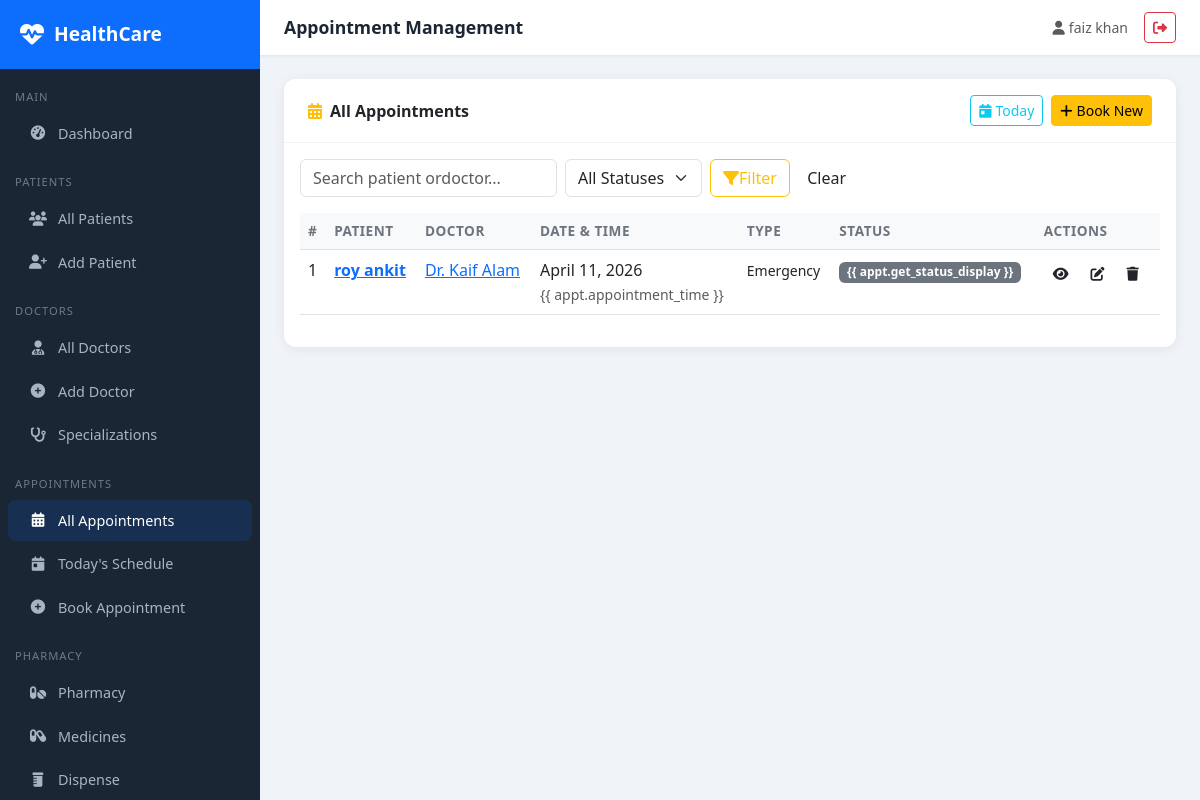
The page /appointments/ (signed in) on the database its author committed.
### healthcare_dashboard/appointments/models.py (models this page shows, shortened)
class Appointment(models.Model):
    STATUS_CHOICES = [
        ('scheduled', 'Scheduled'),
        ('confirmed', 'Confirmed'),
        ('completed', 'Completed'),
        ('cancelled', 'Cancelled'),
        ('no_show', 'No Show'),
    ]
    TYPE_CHOICES = [
        ('consultation', 'Consultation'),
        ('follow_up', 'Follow Up'),
        ('emergency', 'Emergency'),
        ('routine_checkup', 'Routine Checkup'),
        ('lab_test', 'Lab Test'),
        ('surgery', 'Surgery'),
    ]
    patient = models.ForeignKey(Patient, on_delete=models.CASCADE, related_name='appointments')
    doctor = models.ForeignKey(Doctor, on_delete=models.CASCADE, related_name='appointments')
    appointment_date = models.DateField()
    appointment_time = models.TimeField()
    appointment_type = models.CharField(
        max_length=30,
        choices=TYPE_CHOICES,
        default='consultation',
    )
    status = models.CharField(max_length=20, choices=STATUS_CHOICES, default='scheduled')
    reason = models.TextField(blank=True)
    notes = models.TextField(blank=True)
    follow_up_date = models.DateField(null=True, blank=True)
    created_at = models.DateTimeField(auto_now_add=True)
    updated_at = models.DateTimeField(auto_now=True)
    class Meta:
        ordering = ['-appointment_date', '-appointment_time']

### healthcare_dashboard/patients/models.py (models this page shows, shortened)
class Patient(models.Model):
    BLOOD_GROUP_CHOICES = [
        ('A+', 'A+'),
        ('A-', 'A-'),
        ('B+', 'B+'),
        ('B-', 'B-'),
        ('O+', 'O+'),
        ('O-', 'O-'),
        ('AB+', 'AB+'),
        ('AB-', 'AB-'),
    ]
    GENDER_CHOICES = [
        ('M', 'Male'),
        ('F', 'Female'),
        ('O', 'Other'),
    ]
    user = models.OneToOneField(User, on_delete=models.SET_NULL, null=True, blank=True)
    first_name = models.CharField(max_length=100)
    last_name = models.CharField(max_length=100)
    date_of_birth = models.DateField()
    gender = models.CharField(max_length=1, choices=GENDER_CHOICES)
    blood_group = models.CharField(max_length=3, choices=BLOOD_GROUP_CHOICES, blank=True)
    phone = models.CharField(max_length=15)
    email = models.EmailField(blank=True)
    address = models.TextField()
    emergency_contact_name = models.CharField(max_length=100, blank=True)
    emergency_contact_phone = models.CharField(max_length=15, blank=True)
    allergies = models.TextField(blank=True, help_text='List known allergies')
    chronic_conditions = models.TextField(blank=True)
    insurance_provider = models.CharField(max_length=100, blank=True)
    insurance_id = models.CharField(max_length=50, blank=True)
    created_at = models.DateTimeField(auto_now_add=True)
    updated_at = models.DateTimeField(auto_now=True)
    def __str__(self):
        return f"{self.first_name} {self.last_name}"

### healthcare_dashboard/doctors/models.py (models this page shows, shortened)
class Doctor(models.Model):
    user = models.OneToOneField(User, on_delete=models.SET_NULL, null=True, blank=True)
    first_name = models.CharField(max_length=100)
    last_name = models.CharField(max_length=100)
    specialization = models.ForeignKey(Specialization, on_delete=models.SET_NULL, null=True)
    qualification = models.CharField(max_length=200)
    experience_years = models.IntegerField(default=0)
    phone = models.CharField(max_length=15)
    email = models.EmailField()
    license_number = models.CharField(max_length=50, unique=True)
    consultation_fee = models.DecimalField(max_digits=8, decimal_places=2, default=0)
    available_days = models.CharField(max_length=100, blank=True, help_text='e.g. Mon,Tue,Wed')
    available_time_start = models.TimeField(null=True, blank=True)
    available_time_end = models.TimeField(null=True, blank=True)
    bio = models.TextField(blank=True)
    is_active = models.BooleanField(default=True)
    created_at = models.DateTimeField(auto_now_add=True)
    def __str__(self):
        return f"Dr. {self.first_name} {self.last_name}"

### healthcare_dashboard/appointments/views.py (the view, shortened to what this page needs)
# urls.py: path('', views.appointment_list, name='appointment_list'),
@login_required
def appointment_list(request):
    query = request.GET.get('q', '')
    status_filter = request.GET.get('status', '')
    appointments = Appointment.objects.select_related('patient', 'doctor').order_by(
        '-appointment_date',
        '-appointment_time',
    )
    if status_filter:
        appointments = appointments.filter(status=status_filter)
    return render(
        request,
        'appointments/appointment_list.html',
        {
            'appointments': appointments,
            'query': query,
            'status_filter': status_filter,
            'status_choices': Appointment.STATUS_CHOICES,
        },
    )

### healthcare_dashboard/templates/appointments/appointment_list.html (shortened to what this page needs)
{% extends 'base/base.html' %}
{% block page_title %}Appointment Management{% endblock %}
{% block content %}
<div class="card">
<div class="card-header py-3 px-4 d-flex justify-content-between align-items-center">
<span><i class="fas fa-calendar-alt text-warning me-2"></i>All Appointments</span>
<div class="d-flex gap-2">
<a href="{% url 'today_appointments' %}" class="btn btn-outline-info btn-sm"><i
class="fas fa-calendar-day me-1"></i>Today</a>
<a href="{% url 'appointment_create' %}" class="btn btn-warning btn-sm text-
dark"><i class="fas fa-plus me-1"></i>Book New</a>
</div>
</div>
<div class="card-body">
<form method="get" class="mb-3 row g-2 align-items-center">
<div class="col-auto">
<input type="text" name="q" class="form-control" placeholder="Search patient or
doctor..." value="{{ query }}">
</div>
<div class="col-auto">
<select name="status" class="form-select">
<option value="">All Statuses</option>
</select>
</div>
<div class="col-auto">
<button class="btn btn-outline-warning" type="submit"><i class="fas fa-filter me-
1"></i>Filter</button>
<a href="{% url 'appointment_list' %}" class="btn btn-outline-
secondary">Clear</a>
</div>
</form>
<div class="table-responsive">
<table class="table table-hover">
<thead><tr><th>#</th><th>Patient</th><th>Doctor</th><th>Date &
Time</th><th>Type</th><th>Status</th><th>Actions</th></tr></thead>
<tbody>
{% for appt in appointments %}
<tr>
<td>{{ forloop.counter }}</td>
<td><a href="{% url 'patient_detail' appt.patient.pk %}" class="text-decoration-
none fw-semibold">{{ appt.patient }}</a></td>
<td><a href="{% url 'doctor_detail' appt.doctor.pk %}" class="text-decoration-
none">{{ appt.doctor }}</a></td>
<td>{{ appt.appointment_date }}<br><small class="text-muted">{{
appt.appointment_time }}</small></td>
<td><small>{{ appt.get_appointment_type_display }}</small></td>
<td><span class="badge badge-status-{{ appt.status }}">{{
appt.get_status_display }}</span></td>
<td>
<div class="d-flex gap-1">
<a href="{% url 'appointment_detail' appt.pk %}" class="btn btn-sm btn-
outline-info" title="View"><i class="fas fa-eye"></i></a>
<a href="{% url 'appointment_update' appt.pk %}" class="btn btn-sm btn-
outline-warning" title="Edit"><i class="fas fa-edit"></i></a>
<a href="{% url 'appointment_delete' appt.pk %}" class="btn btn-sm btn-
outline-danger" title="Delete"><i class="fas fa-trash"></i></a>
</div>
</td>
</tr>
{% empty %}
<tr><td colspan="7" class="text-center text-muted py-5">
<i class="fas fa-calendar-times fa-3x mb-3 d-block opacity-25"></i>No
appointments found.
</td></tr>
{% endfor %}
</tbody>
</table>
</div>
</div>
</div>
{% endblock %}

### healthcare_dashboard/templates/base/base.html (shortened to what this page needs)
<!DOCTYPE html>
<html lang="en">
<head>
<link href="https://cdn.jsdelivr.net/npm/bootstrap@5.3.0/dist/css/bootstrap.min.css" rel="stylesheet">
<link href="https://cdnjs.cloudflare.com/ajax/libs/font-awesome/6.4.0/css/all.min.css" rel="stylesheet">
</head>
<body>
{% if user.is_authenticated %}
<div class="sidebar">
    <div class="sidebar-brand">
        <i class="fas fa-heartbeat"></i>
        <span>HealthCare</span>
    </div>
    <nav class="mt-2">
        <div class="nav-section">Main</div>
        <a href="{% url 'dashboard' %}" class="nav-link {% if request.resolver_match.url_name == 'dashboard' %}active{% endif %}">
            <i class="fas fa-tachometer-alt"></i> Dashboard
        </a>
        <div class="nav-section">Patients</div>
        <a href="{% url 'patient_list' %}" class="nav-link {% if 'patient' in request.resolver_match.url_name %}active{% endif %}">
            <i class="fas fa-users"></i> All Patients
        </a>
        <a href="{% url 'patient_create' %}" class="nav-link">
            <i class="fas fa-user-plus"></i> Add Patient
        </a>
        <div class="nav-section">Doctors</div>
        <a href="{% url 'doctor_list' %}" class="nav-link {% if 'doctor' in request.resolver_match.url_name %}active{% endif %}">
            <i class="fas fa-user-md"></i> All Doctors
        </a>
        <a href="{% url 'doctor_create' %}" class="nav-link">
            <i class="fas fa-plus-circle"></i> Add Doctor
        </a>
        <a href="{% url 'specialization_list' %}" class="nav-link">
            <i class="fas fa-stethoscope"></i> Specializations
        </a>
        <div class="nav-section">Appointments</div>
        <a href="{% url 'appointment_list' %}" class="nav-link {% if 'appointment' in request.resolver_match.url_name %}active{% endif %}">
            <i class="fas fa-calendar-alt"></i> All Appointments
        </a>
        <a href="{% url 'today_appointments' %}" class="nav-link">
            <i class="fas fa-calendar-day"></i> Today's Schedule
        </a>
        <a href="{% url 'appointment_create' %}" class="nav-link">
            <i class="fas fa-plus-circle"></i> Book Appointment
        </a>
        <div class="nav-section">Pharmacy</div>
        <a href="{% url 'pharmacy_dashboard' %}" class="nav-link">
            <i class="fas fa-pills"></i> Pharmacy
        </a>
        <a href="{% url 'medicine_list' %}" class="nav-link">
            <i class="fas fa-capsules"></i> Medicines
        </a>
        <a href="{% url 'dispense_medicine' %}" class="nav-link">
            <i class="fas fa-prescription-bottle"></i> Dispense
        </a>
    </nav>
</div>
<div class="main-content">
    <div class="topbar">
        <span class="topbar-title">{% block page_title %}HealthCare Portal{% endblock %}</span>
        <div class="d-flex align-items-center gap-3">
            <span class="text-muted small"><i class="fas fa-user me-1"></i>{{ user.get_full_name|default:user.username }}</span>
            <a href="{% url 'logout' %}" class="btn btn-sm btn-outline-danger">
                <i class="fas fa-sign-out-alt"></i>
            </a>
        </div>
    </div>
    <div class="page-content">
        {% block content %}{% endblock %}
    </div>
</div>
{% else %}
    {% block public_content %}{% endblock %}
{% endif %}
</body>
</html>

### healthcare_dashboard/templates/base/base.html (style rules this page uses)
:root { --primary: #0d6efd; --sidebar-bg: #1a2634; --sidebar-width: 260px; }
body { background: #f0f4f8; font-family: 'Segoe UI', sans-serif; }
.sidebar { position: fixed; top: 0; left: 0; height: 100vh; width: var(--sidebar-width); background: var(--sidebar-bg); z-index: 1000; overflow-y: auto; transition: all 0.3s; }
.sidebar-brand { padding: 20px; background: #0d6efd; color: white; font-size: 1.2rem; font-weight: 700; display: flex; align-items: center; gap: 10px; }
.sidebar-brand i { font-size: 1.5rem; }
.nav-section { padding: 10px 15px 5px; font-size: 0.7rem; color: #6c7a8a; text-transform: uppercase; letter-spacing: 1px; margin-top: 10px; }
.sidebar .nav-link { color: #a8b5c0; padding: 10px 20px; border-radius: 8px; margin: 2px 8px; display: flex; align-items: center; gap: 10px; font-size: 0.9rem; transition: all 0.2s; }
.sidebar .nav-link:hover, .sidebar .nav-link.active { background: rgba(13, 110, 253, 0.15); color: #fff; }
.sidebar .nav-link i { width: 20px; text-align: center; }
.main-content { margin-left: var(--sidebar-width); min-height: 100vh; }
.topbar { background: #fff; padding: 12px 24px; box-shadow: 0 1px 4px rgba(0, 0, 0, 0.08); display: flex; justify-content: space-between; align-items: center; position: sticky; top: 0; z-index: 999; }
.topbar-title { font-weight: 600; color: #1a2634; font-size: 1.1rem; }
.page-content { padding: 24px; }
.card { border: none; border-radius: 12px; box-shadow: 0 2px 12px rgba(0, 0, 0, 0.07); }
.card-header { background: #fff; border-bottom: 1px solid #f0f4f8; border-radius: 12px 12px 0 0 !important; font-weight: 600; }
.badge-status-completed { background: #6c757d; }
.table th { font-weight: 600; background: #f8f9fa; font-size: 0.85rem; text-transform: uppercase; letter-spacing: 0.5px; color: #6c757d; }

### rows shown on the page
Appointment: patient "roy ankit", doctor "Dr. Kaif Alam", appointment_date "April 11, 2026", appointment_type "Emergency"

### other values the page prints
{{ user.get_full_name|default:user.username }} "faiz khan"
